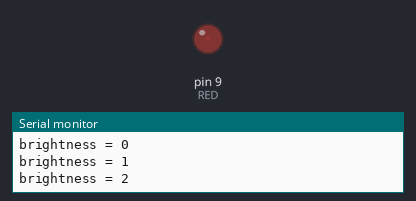
This sketch was run on a simulated Arduino Uno, built with avr-gcc and run on an emulated ATmega328P. Shown: output pins drawn as LEDs (lit = HIGH), the last lines printed to the serial monitor.

Above: at 0.05 s.
At 1.15 s:
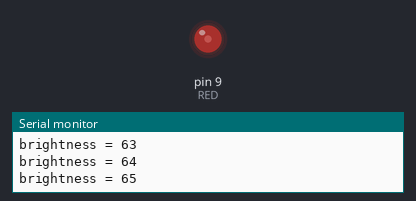
At 2.3 s:
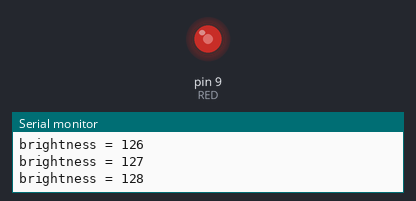
At 4.6 s:
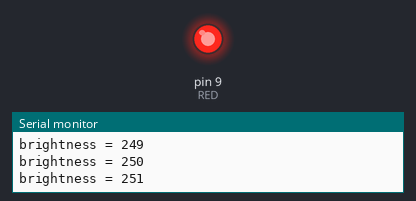
Timing chart, 0 to 6.1 s (numbered marks = the images above):
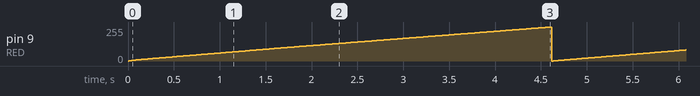

Measured:
- by itself, pin 9 (RED): ramps from 0/255 to 255/255 and jumps back, once every 4.7 s

The sketch:

simple_UART_parsing_Hbridge_control.ino
```cpp
//This is a function that is able to parse data from UART/serial communication. This function is suitable to send commands to
//to Arduino to control Hbridge direction and speed.
//Function will reject if data received is alphanumeric. Only numerical values accepted. commands are separated by comma values.
//example:
//Transmit from PC: direction, speed (can add more commands must be separated by comma)

int serial_data_control(){
  int conversion = 0;
  char read_buffer;

  do{
    delay(1); //ensure the remaining data arrive the serial buffer
	read_buffer = Serial.read();
    //convert ASCII to decimal values
  	if(isDigit(read_buffer)){
    	conversion = (conversion * 10) + (read_buffer - '0');
    }
    else{
      	//in the event data received is alphanumeric, reject converted values
      	if(isAlpha(read_buffer)){
      		//resets the value of conversion if its alphanumeric
      		if(conversion > 0){
       			conversion = 0;
      		}
      		//clears the data that is in the serial buffer until separator marker
          	do{
            	read_buffer = Serial.read();
          	}while(Serial.available() > 0 && read_buffer != ',');
      	}
    }
  //when serial buffer reads ',' or no data in buffer, marks as end of data received
  }while(Serial.available() > 0 && read_buffer != ',');
  return conversion;
}
```

Ant9_LED_Control_brightness.ino
```cpp
#define RED 9
#define MAX_BRIGHTNESS 255

void setup()
{
  pinMode(9, OUTPUT);
  Serial.begin(9600); //to start UART communication
}

void loop()
{
  for(int light= 0; light <= MAX_BRIGHTNESS; light++){
    analogWrite(RED, light); //light led based on value of light
  	delay(10); //do nothing for 10 msec
    //to print values on the serial monitor
    Serial.print("brightness = ");
    Serial.println(light);
  }
}
```

pushbutton_class.cpp
```cpp
//Class definition for pushbutton
class pushbutton{
  public:
	pushbutton(byte pin){
   		pb = pin;
  	}
  	void initialize(){
    		pinMode(pb, INPUT);
  	}

  	//read pushbutton with debounce capability
  	bool read(){
    	int reading = digitalRead(pb);
      	if (reading != lastButtonState) {
    		lastDebounceTime = millis();
  		}
  		if ((millis() - lastDebounceTime) > debounceDelay) {
    		if (reading != buttonState) {
      			buttonState = reading;
    		}
  		}
  		lastButtonState = reading;
        return buttonState;
    	}

  	//return toggle value when button is pressed
  	bool toggle(){
      	bool read_input = read();
      	if(read_input != last_read_input){
          	if(read_input == HIGH){
            	toggle_value = !toggle_value;
          	}
      	}
      	last_read_input = read_input;
      	return toggle_value;
  	}

  	//return HIGH = there is change of state, LOW = no change
  	bool cosd(){
    		bool read_input = read();
      		if(read_input != last_read_input){
        		last_read_input = read_input;
          		return HIGH;
      		}
      		else{
          		last_read_input = read_input;
          		return LOW;
      		}
  	}

  	//return the number of times pushbutton is pressed
  	int clicker(int max_count){
      		bool read_input = read();
      		if(read_input != last_read_input){
          		if(read_input == HIGH){
            		counter = (counter < max_count-1) ? counter + 1: 0;
          		}
      		}
      		last_read_input = read_input;
    		return counter;
  	}
  private:
  	byte pb;
    	bool buttonState;             // the current reading from the input pin
	bool lastButtonState = LOW;   // the previous reading from the input pi
  	bool last_read_input = LOW;
  	bool toggle_value;
  	int counter = 0;
  	unsigned long lastDebounceTime = 0;  // the last time the output pin was toggled
	unsigned long debounceDelay = 30;    // the debounce time; increase if the output flickers
};
```
